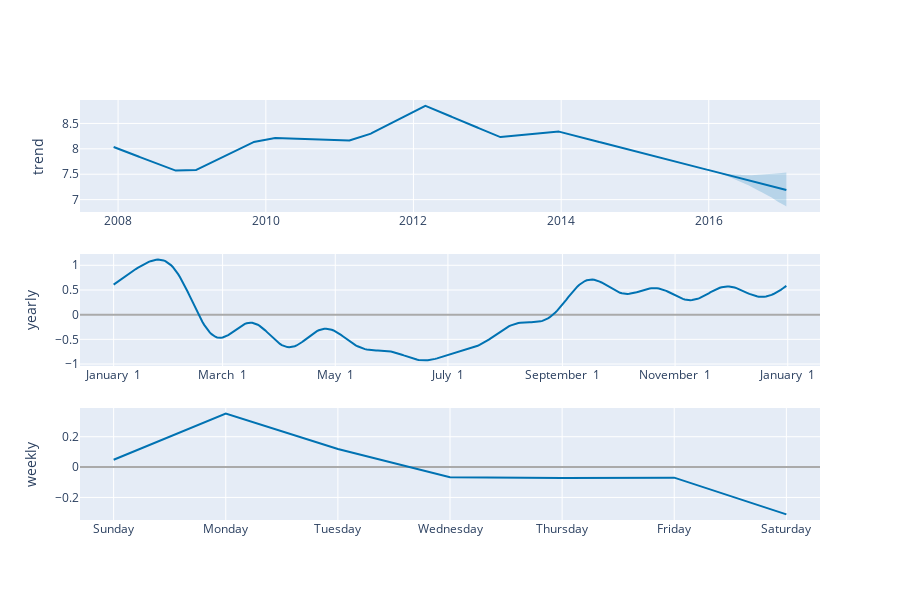

The cell this chart's notebook holds for it:
### Code cell
plot_components_plotly(m, forecast)

### Figure 1 — Plotly figure (JSON) as saved in the notebook; plotly's stock layout.template omitted (floating-point values rounded to 4 significant figures; data arrays with more than 128 entries replaced by an {"elided": "..."} marker saying what was removed)
{"data": [{"line": {"color": "#0072B2", "width": 2}, "mode": "lines", "name": "trend", "type": "scatter", "x": {"elided": "3270 str values"}, "xaxis": "x", "y": {"elided": "3270 float values"}, "yaxis": "y"}, {"line": {"color": "rgba(0, 114, 178, 0.2)", "width": 0}, "mode": "lines", "name": "trend_upper", "type": "scatter", "x": {"elided": "3270 str values"}, "xaxis": "x", "y": {"elided": "3270 float values"}, "yaxis": "y"}, {"fill": "tonexty", "fillcolor": "rgba(0, 114, 178, 0.2)", "line": {"color": "rgba(0, 114, 178, 0.2)", "width": 0}, "mode": "lines", "name": "trend_lower", "type": "scatter", "x": {"elided": "3270 str values"}, "xaxis": "x", "y": {"elided": "3270 float values"}, "yaxis": "y"}, {"line": {"color": "#0072B2", "width": 2}, "mode": "lines", "name": "yearly", "type": "scatter", "x": {"elided": "365 str values"}, "xaxis": "x2", "y": {"elided": "365 float values"}, "yaxis": "y2"}, {"line": {"color": "#0072B2", "width": 2}, "mode": "lines", "name": "weekly", "type": "scatter", "x": ["2017-01-01T00:00:00.000000000", "2017-01-02T00:00:00.000000000", "2017-01-03T00:00:00.000000000", "2017-01-04T00:00:00.000000000", "2017-01-05T00:00:00.000000000", "2017-01-06T00:00:00.000000000", "2017-01-07T00:00:00.000000000"], "xaxis": "x3", "y": [0.04828, 0.3523, 0.1196, -0.06666, -0.07226, -0.06957, -0.3117], "yaxis": "y3"}], "layout": {"height": 600, "showlegend": false, "width": 900, "xaxis": {"anchor": "y", "domain": [0, 1], "range": ["2007-06-26T14:24:00", "2017-07-04T09:36:00"], "type": "date"}, "xaxis2": {"anchor": "y2", "domain": [0, 1], "range": ["2016-12-13T18:54:02.958904115", "2018-01-18T11:04:57.863013581"], "tickformat": "%B %e", "type": "date"}, "xaxis3": {"anchor": "y3", "domain": [0, 1], "range": ["2016-12-31T16:48:00", "2017-01-07T07:12:00"], "tickformat": "%A", "type": "date"}, "yaxis": {"anchor": "x", "domain": [0.7333, 1], "rangemode": "normal", "title": {"text": "trend"}, "zerolinecolor": "#AAA"}, "yaxis2": {"anchor": "x2", "domain": [0.3667, 0.6333], "title": {"text": "yearly"}, "zerolinecolor": "#AAA"}, "yaxis3": {"anchor": "x3", "domain": [0, 0.2667], "title": {"text": "weekly"}, "zerolinecolor": "#AAA"}}}
